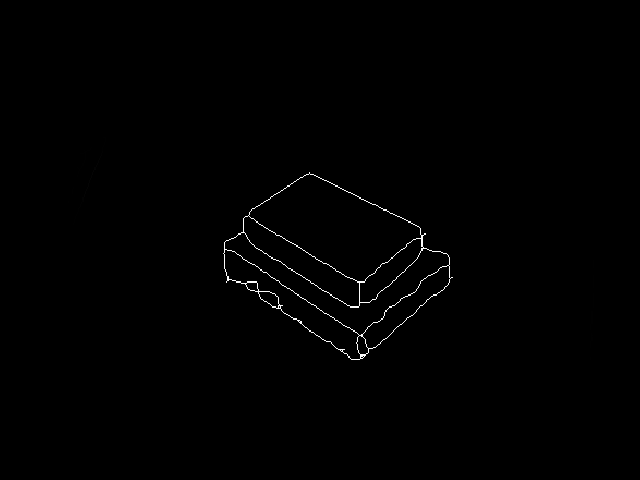
#> input picture unsorted/Unit Tests/canny_img2.png, 640 x 480 px
$ python lineseg_unit_test.py   (older library calls are emulated)
#> lines starting #> are read from the running program, lines starting #| are printed output that depends on the picture; after the words box and inside, x2 and y2 are one past the last pixel; in counts of white or black regions, pixels touching at a corner belong together
### lineseg.py
# -------------------------------------------------------------------------------
# Name:        lineseg
# Purpose:     Forms straight line segments
#              from an edge list.
# -------------------------------------------------------------------------------
#
# Usage:    seglist = lineseg(edgelist, tol)
#
# Arguments:
#           edgelist - List of arrays of edgelists where each edgelist
#                      is an Nx2 array of (row, col) coordinates.
#           tol      - Maximum deviation from straight line before a
#                      segment is broken in two (measured in pixels).
#
# Returns:
#           seglist  - A list of arrays where each seglist is a subsampling of
#                      its corresponding edgelist such that straight line
#                      segments points do not deviate from the original points by
#                      more than tol.
#
# See also: MAXLINEDEV
#
# Author: Jordan Zhu
#
# May 2016 - Original version.
# July 2016 - Reshapes the input array for better processing.

import numpy as np
from maxlinedev import maxlinedev
import util as util

def lineseg(edgelist, tol):
    num_contours = edgelist.shape[0]

    # reshape array -
    temp = []
    for i in range(num_contours):
        arr = np.squeeze(edgelist[i])
        temp.append(arr)


    seglist = []

    for i in range(num_contours):
        num_edges = edgelist[i].shape[0]

        # Fill in the x and y coordinate matrices.
        x = np.empty(num_edges)
        y = np.empty(num_edges)
        np.copyto(x, temp[i][:, 0])
        np.copyto(y, temp[i][:, 1])

        # Beginning and endpoints in edge segment being considered.
        first = 0
        last = num_edges - 1

        # We can add the first point right away since
        # it's going to be the beginning of any created edge segment.
        list = np.array([[x[first], y[first]]], dtype=np.int32)
        num_pts = 1

        while first < last:
            # Find the size and index of maximum deviation.
            (maxdev, index) = maxlinedev(x[first:last], y[first:last])

            while maxdev > tol:
                # Shorten the line to point of max deviation.
                last = first + index
                # Double check
                (maxdev, index) = maxlinedev(x[first:last], y[first:last])
            # end - while

            num_pts += 1
            list = np.concatenate((list, np.array([[x[last], y[last]]], dtype=np.int32)))

            first = last
            last = num_edges - 1
        # end-while

        # Add the edge segment lists to a seglist container.
        # list = np.asarray(list, dtype=np.int32)
        seglist.append(list)
    # end-for
    seglist = np.array(seglist)

    # ADVANCED SLICING
    for i in range(seglist.shape[0]):
        util.swap_cols(seglist[i], 0, 1)

    return seglist
# end-lineseg


#
# Algorithm:
#   Create line segments, given an list of pixel arrays
#   and a tolerance for how close the line segment should be to the edgels.
#
#   Run it for every set of edges in the list.
#   Create an output array to store the created line segments.
#
#   For every edge, assign x = first index, y = second index
#   First = 0, start of the edge array; last = length
#
#   Count the number of points
#   Add the first point to the seg list, since this is guaranteed
#   to be in the edge segment.
#
#   Loop while there are still segments to check.
#   Check every point in this iterations edge array and find point of max deviation.
#   If this point is higher than the tolerance,
#       break the line at this point.
#       Check the remaining points.
#
#   Increment the points counter.
#   Add the current last point to the seg list.
#
#   Make the current last point the new first point
#   And make the last point the length of the edge array.
#

### maxlinedev.py
# MAXLINEDEV - Finds max deviation from a line in an edge contour.
#
# Function finds the point of maximum deviation from a line joining the
# endpoints of an edge contour.
#
# Usage: maxlinedev(x, y)
#
#
# Arguments:
#          x, y   - lists of x,y  (row, col) indicies of connected pixels
#                   on the contour.
# Returns:
#          maxdev = Maximum deviation of contour point from the line
#                     joining the end points of the contour (pixels).
#
# May 2016 - Original version


import math
import numpy as np


def maxlinedev(x, y):
    # Number of points is the size of the input array.
    num_pts = len(x)

    # Check whether array has enough points to form a contour.
    if num_pts == 1:
        # print "error: contour of length 1."
        maxdev = 0
        index_max = 1
        dist_contour = 1
        return maxdev, index_max
    elif num_pts == 0:
        print("error: contour of length 0.")
        return

    # Bounds of the array.
    num_pts -= 1

    # Find the endpoint distance using the distance formula.
    endpt_dist = math.sqrt(np.power(x[0] - x[num_pts], 2) + np.power(y[0] - y[num_pts], 2))

    # If there's a meaningful distance we can proceed.
    eps = np.finfo(float).eps
    if endpt_dist > eps:
        # Eqn of line joining end pts (x1 y1) and (x2 y2) can be parameterised by
        #
        #    x*(y1-y2) + y*(x2-x1) + y2*x1 - y1*x2 = 0
        #
        # (See Jain, Rangachar and Schunck, "Machine Vision", McGraw-Hill
        # 1996. pp 194-196)

        # Compute the parameters.
        y1my2 = y[0] - y[num_pts]
        x2mx1 = x[num_pts] - x[0]
        contour = y[num_pts] * x[0] - y[0] * x[num_pts]

        dist_contour = abs(x * y1my2 + y * x2mx1 + contour) / endpt_dist
    else:
        # Endpoint distances are coincident (they're the same point),
        # so calculate distances from first point.
        dist_contour = np.sqrt(np.power(x - x[0], 2) + np.power(y - y[0], 2))

    # Set endpoint distance to 1 so that normalized error can be used. ???
    endpt_dist = 1

    # Find which index the maxdev occurs so that the line can be stopped there.
    index_max = np.argmax(dist_contour)
    maxdev = np.amax(dist_contour)

    # Return a tuple/list.
    # Unpack it by doing: maxdev, index = foo()
    return (maxdev, index_max)

### util.py
import cv2 as cv2
import numpy as np
import random as rand
from skimage import morphology
import copy
from mpl_toolkits.mplot3d import Axes3D
import matplotlib.pyplot as plt
import copy


# [59 lines left out: functions auto_canny, normalize_depth, morpho, find_contours, clahe, not called in this run]


def swap_cols(arr, frm, to):
    arr[:,[frm, to]] = arr[:,[to, frm]]


# [155 lines left out: functions squeeze_ndarr, sqz_contours, draw_contours, swap_indices, create_img, depth_to_PC and 4 more, not called in this run]

### unsorted/Unit Tests/lineseg_unit_test.py
import cv2
import numpy as np

from lineseg import lineseg
from drawedgelist import drawedgelist


def find_contours(im):
    # im = cv2.imread('circle.png')
    imgray = cv2.cvtColor(im, cv2.COLOR_BGR2GRAY)
    ret, thresh = cv2.threshold(imgray, 127, 255, 0)
    contours, hierarchy = cv2.findContours(thresh, cv2.RETR_EXTERNAL, cv2.CHAIN_APPROX_SIMPLE)
    # cv2.RETR_EXTERNAL cv2.RETR_CCOMP
    # show contours
    cv2.drawContours(im, contours, -1, (0, 255, 0), 1)

    # Display the image.
    cv2.imshow("window", im)
    cv2.waitKey(0)
    cv2.destroyAllWindows()

    return contours


if __name__ == '__main__':
    img = cv2.imread('canny_img2.png')
#> img is the input picture: shape (480, 640, 3); min 0, max 255, mean 1.2

    # find_len = find_contours(img)
    # len = len(find_len)

    data = np.asarray(find_contours(img))
#> in find_contours, `ret, thresh = cv2.threshold(imgray, 127, 255, 0)`: thresh: shape (480, 640); 0.47% white in thin lines or dots, all inside (x1, y1, x2, y2) = (223, 172, 453, 360)
#> in find_contours, `contours, hierarchy = cv2.findContours(thresh, cv2.RETR_EXTERNAL, cv2...`: contours = 1 contour; box (x1, y1, x2, y2) and area: (223, 172, 453, 360) 25062
#> in find_contours, `cv2.drawContours(im, contours, -1, (0, 255, 0), 1)`:
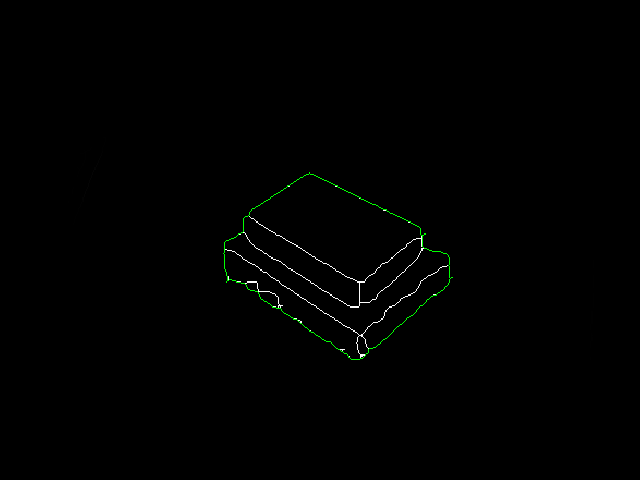
#> im: shape (480, 640, 3); 0.19% of pixels changed, all inside (x1, y1, x2, y2) = (223, 172, 453, 360)
    # print 'data shape ', data.shape[0]

    seglist = lineseg(data, tol=2)
#> after the loop in lineseg, `for i in range(num_contours):`: temp = 1 item
    # ValueError: The truth value of an array with more than one element is ambiguous. Use a.any() or a.all()
    # print seglist
    # for i in seglist:
    #     print seglist.index(i.any())

#> (the run stopped early here; a loop or call above may not have finished)

$ run again, with unsorted/Unit Tests/circle.png copied over unsorted/Unit Tests/canny_img2.png
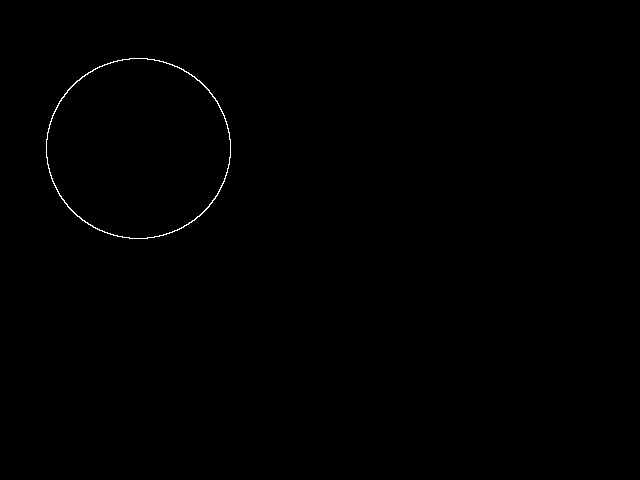
#> input picture unsorted/Unit Tests/circle.png, 640 x 480 px
#> img is the input picture: shape (480, 640, 3); 0.24% white in thin lines or dots, all inside (x1, y1, x2, y2) = (46, 58, 231, 239)
#> contours = 1 contour; box (x1, y1, x2, y2) and area: (46, 58, 231, 239) 26046
#> in find_contours, `cv2.drawContours(im, contours, -1, (0, 255, 0), 1)`:
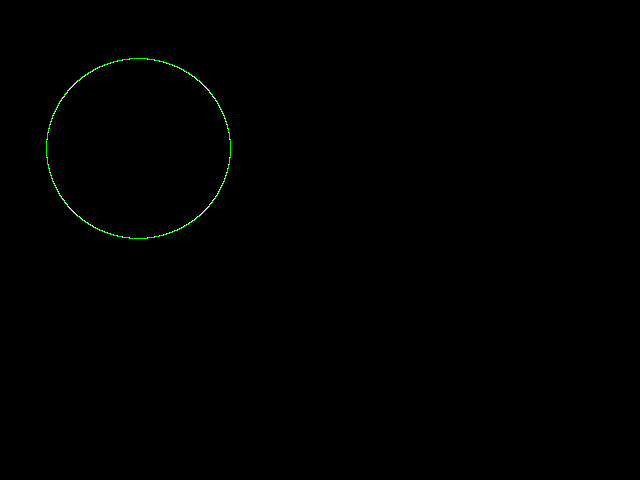
#> im: shape (480, 640, 3); 0.17% of pixels changed, all inside (x1, y1, x2, y2) = (46, 58, 231, 239)
#> after the loop in lineseg, `for i in range(num_contours):`: temp = 1 item
